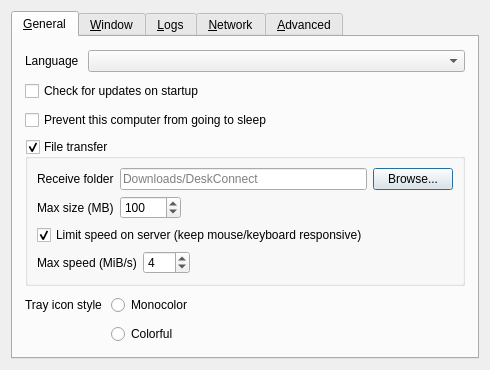
<?xml version="1.0" encoding="UTF-8"?>
<ui version="4.0">
 <class>SettingsDialog</class>
 <widget class="QDialog" name="SettingsDialog">
  <property name="geometry">
   <rect>
    <x>0</x>
    <y>0</y>
    <width>490</width>
    <height>326</height>
   </rect>
  </property>
  <property name="sizePolicy">
   <sizepolicy hsizetype="Maximum" vsizetype="Maximum">
    <horstretch>0</horstretch>
    <verstretch>0</verstretch>
   </sizepolicy>
  </property>
  <property name="windowTitle">
   <string>Preferences</string>
  </property>
  <property name="modal">
   <bool>true</bool>
  </property>
  <layout class="QVBoxLayout" name="verticalLayout_3">
   <item>
    <widget class="QTabWidget" name="tabWidget">
     <widget class="QWidget" name="tabGeneral">
      <attribute name="title">
       <string>&amp;General</string>
      </attribute>
      <layout class="QVBoxLayout" name="verticalLayout_6">
       <property name="spacing">
        <number>9</number>
       </property>
       <property name="leftMargin">
        <number>12</number>
       </property>
       <property name="topMargin">
        <number>12</number>
       </property>
       <property name="rightMargin">
        <number>12</number>
       </property>
       <property name="bottomMargin">
        <number>12</number>
       </property>
       <item>
        <spacer name="verticalSpacer_6">
         <property name="orientation">
          <enum>Qt::Orientation::Vertical</enum>
         </property>
         <property name="sizeHint" stdset="0">
          <size>
           <width>20</width>
           <height>0</height>
          </size>
         </property>
        </spacer>
       </item>
       <item>
        <layout class="QHBoxLayout" name="horizontalLayout_3">
         <item>
          <widget class="QLabel" name="lblLanguage">
           <property name="sizePolicy">
            <sizepolicy hsizetype="Maximum" vsizetype="Preferred">
             <horstretch>0</horstretch>
             <verstretch>0</verstretch>
            </sizepolicy>
           </property>
           <property name="text">
            <string>Language</string>
           </property>
          </widget>
         </item>
         <item>
          <widget class="QComboBox" name="comboLanguage"/>
         </item>
        </layout>
       </item>
       <item>
        <widget class="QCheckBox" name="cbAutoUpdate">
         <property name="text">
          <string>Check for updates on startup</string>
         </property>
        </widget>
       </item>
       <item>
        <widget class="QCheckBox" name="cbPreventSleep">
         <property name="text">
          <string>Prevent this computer from going to sleep</string>
         </property>
        </widget>
       </item>
       <item>
        <widget class="QGroupBox" name="groupFileTransfer">
         <property name="title">
          <string>File transfer</string>
         </property>
         <property name="checkable">
          <bool>true</bool>
         </property>
         <property name="checked">
          <bool>true</bool>
         </property>
         <layout class="QVBoxLayout" name="verticalLayoutFileTransfer">
          <item>
           <layout class="QHBoxLayout" name="horizontalLayoutFileTransferDir">
            <item>
             <widget class="QLabel" name="lblFileTransferDir">
              <property name="text">
               <string>Receive folder</string>
              </property>
             </widget>
            </item>
            <item>
             <widget class="QLineEdit" name="lineFileTransferDir">
              <property name="placeholderText">
               <string>Downloads/DeskConnect</string>
              </property>
             </widget>
            </item>
            <item>
             <widget class="QPushButton" name="btnBrowseFileTransferDir">
              <property name="text">
               <string>Browse...</string>
              </property>
             </widget>
            </item>
           </layout>
          </item>
          <item>
           <layout class="QHBoxLayout" name="horizontalLayoutFileTransferSize">
            <item>
             <widget class="QLabel" name="lblFileTransferMax">
              <property name="text">
               <string>Max size (MB)</string>
              </property>
             </widget>
            </item>
            <item>
             <widget class="QSpinBox" name="sbFileTransferMaxMb">
              <property name="minimum">
               <number>1</number>
              </property>
              <property name="maximum">
               <number>10240</number>
              </property>
              <property name="value">
               <number>100</number>
              </property>
             </widget>
            </item>
            <item>
             <spacer name="horizontalSpacerFileTransferSize">
              <property name="orientation">
               <enum>Qt::Orientation::Horizontal</enum>
              </property>
              <property name="sizeHint" stdset="0">
               <size>
                <width>40</width>
                <height>20</height>
               </size>
              </property>
             </spacer>
            </item>
           </layout>
          </item>
          <item>
           <widget class="QCheckBox" name="cbFileTransferLimitSpeed">
            <property name="toolTip">
             <string>Only applies on the server (keyboard/mouse host). Slow transfers so mouse and keyboard stay usable. Uncheck for maximum speed.</string>
            </property>
            <property name="text">
             <string>Limit speed on server (keep mouse/keyboard responsive)</string>
            </property>
            <property name="checked">
             <bool>true</bool>
            </property>
           </widget>
          </item>
          <item>
           <layout class="QHBoxLayout" name="horizontalLayoutFileTransferSpeed">
            <item>
             <widget class="QLabel" name="lblFileTransferMaxSpeed">
              <property name="text">
               <string>Max speed (MiB/s)</string>
              </property>
             </widget>
            </item>
            <item>
             <widget class="QSpinBox" name="sbFileTransferMaxSpeedMibs">
              <property name="toolTip">
               <string>Target upload rate while speed limiting is enabled</string>
              </property>
              <property name="minimum">
               <number>1</number>
              </property>
              <property name="maximum">
               <number>100</number>
              </property>
              <property name="value">
               <number>4</number>
              </property>
             </widget>
            </item>
            <item>
             <spacer name="horizontalSpacerFileTransferSpeed">
              <property name="orientation">
               <enum>Qt::Orientation::Horizontal</enum>
              </property>
              <property name="sizeHint" stdset="0">
               <size>
                <width>40</width>
                <height>20</height>
               </size>
              </property>
             </spacer>
            </item>
           </layout>
          </item>
         </layout>
        </widget>
       </item>
       <item>
        <layout class="QFormLayout" name="formLayout">
         <item row="1" column="1">
          <widget class="QRadioButton" name="rbIconColorful">
           <property name="text">
            <string>Colorful</string>
           </property>
          </widget>
         </item>
         <item row="0" column="1">
          <widget class="QRadioButton" name="rbIconMono">
           <property name="text">
            <string>Monocolor</string>
           </property>
          </widget>
         </item>
         <item row="0" column="0">
          <widget class="QLabel" name="lblTrayIconStyle">
           <property name="text">
            <string>Tray icon style</string>
           </property>
          </widget>
         </item>
        </layout>
       </item>
       <item>
        <spacer name="verticalSpacer_3">
         <property name="orientation">
          <enum>Qt::Orientation::Vertical</enum>
         </property>
         <property name="sizeHint" stdset="0">
          <size>
           <width>20</width>
           <height>0</height>
          </size>
         </property>
        </spacer>
       </item>
      </layout>
     </widget>
     <widget class="QWidget" name="tabWindow">
      <attribute name="title">
       <string>&amp;Window</string>
      </attribute>
      <layout class="QVBoxLayout" name="verticalLayout_14">
       <property name="spacing">
        <number>9</number>
       </property>
       <property name="leftMargin">
        <number>12</number>
       </property>
       <property name="topMargin">
        <number>12</number>
       </property>
       <property name="rightMargin">
        <number>12</number>
       </property>
       <property name="bottomMargin">
        <number>12</number>
       </property>
       <item>
        <spacer name="verticalSpacer_7">
         <property name="orientation">
          <enum>Qt::Orientation::Vertical</enum>
         </property>
         <property name="sizeHint" stdset="0">
          <size>
           <width>20</width>
           <height>0</height>
          </size>
         </property>
        </spacer>
       </item>
       <item>
        <layout class="QFormLayout" name="formLayout_2">
         <property name="labelAlignment">
          <set>Qt::AlignmentFlag::AlignRight|Qt::AlignmentFlag::AlignTrailing|Qt::AlignmentFlag::AlignVCenter</set>
         </property>
         <item row="0" column="0">
          <widget class="QLabel" name="label_3">
           <property name="text">
            <string>When the application starts</string>
           </property>
          </widget>
         </item>
         <item row="0" column="1">
          <widget class="QWidget" name="widget" native="true">
           <layout class="QVBoxLayout" name="verticalLayout_2">
            <item>
             <widget class="QRadioButton" name="rbShowOnStart">
              <property name="text">
               <string>Show the main window</string>
              </property>
             </widget>
            </item>
            <item>
             <widget class="QRadioButton" name="rbAutoHide">
              <property name="text">
               <string>Send to background</string>
              </property>
             </widget>
            </item>
           </layout>
          </widget>
         </item>
         <item row="1" column="0">
          <widget class="QLabel" name="label">
           <property name="text">
            <string>When the main window is closed</string>
           </property>
           <property name="alignment">
            <set>Qt::AlignmentFlag::AlignRight|Qt::AlignmentFlag::AlignTrailing|Qt::AlignmentFlag::AlignVCenter</set>
           </property>
          </widget>
         </item>
         <item row="1" column="1">
          <widget class="QWidget" name="widget_2" native="true">
           <layout class="QVBoxLayout" name="verticalLayout_13">
            <item>
             <widget class="QRadioButton" name="rbExitOnClose">
              <property name="text">
               <string>Exit</string>
              </property>
             </widget>
            </item>
            <item>
             <widget class="QRadioButton" name="rbCloseToTray">
              <property name="text">
               <string>Send to background</string>
              </property>
             </widget>
            </item>
           </layout>
          </widget>
         </item>
        </layout>
       </item>
       <item>
        <widget class="QCheckBox" name="cbShowVersion">
         <property name="text">
          <string>Include version in the window title</string>
         </property>
        </widget>
       </item>
       <item>
        <widget class="QCheckBox" name="cbLaunchAtLogin">
         <property name="toolTip">
          <string>Start the application automatically when you log in to this computer</string>
         </property>
         <property name="text">
          <string>Launch at login</string>
         </property>
        </widget>
       </item>
       <item>
        <spacer name="verticalSpacer_11">
         <property name="orientation">
          <enum>Qt::Orientation::Vertical</enum>
         </property>
         <property name="sizeHint" stdset="0">
          <size>
           <width>20</width>
           <height>0</height>
          </size>
         </property>
        </spacer>
       </item>
      </layout>
     </widget>
     <widget class="QWidget" name="tabLog">
      <attribute name="title">
       <string>&amp;Logs</string>
      </attribute>
      <layout class="QVBoxLayout" name="verticalLayout">
       <property name="spacing">
        <number>9</number>
       </property>
       <property name="leftMargin">
        <number>12</number>
       </property>
       <property name="topMargin">
        <number>12</number>
       </property>
       <property name="rightMargin">
        <number>12</number>
       </property>
       <property name="bottomMargin">
        <number>12</number>
       </property>
       <item>
        <spacer name="verticalSpacer_8">
         <property name="orientation">
          <enum>Qt::Orientation::Vertical</enum>
         </property>
         <property name="sizeHint" stdset="0">
          <size>
           <width>20</width>
           <height>0</height>
          </size>
         </property>
        </spacer>
       </item>
       <item>
        <layout class="QHBoxLayout" name="horizontalLayout_4">
         <item>
          <widget class="QLabel" name="lblLogLevel">
           <property name="sizePolicy">
            <sizepolicy hsizetype="Maximum" vsizetype="Fixed">
             <horstretch>0</horstretch>
             <verstretch>0</verstretch>
            </sizepolicy>
           </property>
           <property name="text">
            <string>Level</string>
           </property>
          </widget>
         </item>
         <item>
          <widget class="QComboBox" name="comboLogLevel"/>
         </item>
        </layout>
       </item>
       <item>
        <widget class="QLabel" name="lblDebugWarning">
         <property name="text">
          <string>Using a log level higher than Info may affect performance.</string>
         </property>
         <property name="wordWrap">
          <bool>true</bool>
         </property>
        </widget>
       </item>
       <item>
        <widget class="QGroupBox" name="groupLogToFile">
         <property name="title">
          <string>Log to file</string>
         </property>
         <property name="checkable">
          <bool>true</bool>
         </property>
         <layout class="QHBoxLayout" name="horizontalLayout_2">
          <item>
           <widget class="QWidget" name="widgetLogFilename" native="true">
            <property name="sizePolicy">
             <sizepolicy hsizetype="Preferred" vsizetype="Maximum">
              <horstretch>0</horstretch>
              <verstretch>0</verstretch>
             </sizepolicy>
            </property>
            <layout class="QHBoxLayout" name="_4">
             <property name="spacing">
              <number>3</number>
             </property>
             <property name="leftMargin">
              <number>0</number>
             </property>
             <property name="topMargin">
              <number>0</number>
             </property>
             <property name="rightMargin">
              <number>0</number>
             </property>
             <property name="bottomMargin">
              <number>0</number>
             </property>
             <item>
              <widget class="QLabel" name="labelLogPath">
               <property name="sizePolicy">
                <sizepolicy hsizetype="Preferred" vsizetype="Fixed">
                 <horstretch>0</horstretch>
                 <verstretch>0</verstretch>
                </sizepolicy>
               </property>
               <property name="text">
                <string>Log path</string>
               </property>
              </widget>
             </item>
             <item>
              <spacer name="horizontalSpacer_7">
               <property name="orientation">
                <enum>Qt::Orientation::Horizontal</enum>
               </property>
               <property name="sizeType">
                <enum>QSizePolicy::Policy::Minimum</enum>
               </property>
               <property name="sizeHint" stdset="0">
                <size>
                 <width>17</width>
                 <height>25</height>
                </size>
               </property>
              </spacer>
             </item>
             <item>
              <widget class="QLineEdit" name="lineLogFilename">
               <property name="enabled">
                <bool>true</bool>
               </property>
               <property name="sizePolicy">
                <sizepolicy hsizetype="Expanding" vsizetype="Fixed">
                 <horstretch>0</horstretch>
                 <verstretch>0</verstretch>
                </sizepolicy>
               </property>
              </widget>
             </item>
             <item>
              <widget class="QPushButton" name="btnBrowseLog">
               <property name="enabled">
                <bool>true</bool>
               </property>
               <property name="cursor">
                <cursorShape>PointingHandCursor</cursorShape>
               </property>
               <property name="text">
                <string/>
               </property>
               <property name="icon">
                <iconset theme="QIcon::ThemeIcon::DocumentOpen"/>
               </property>
               <property name="flat">
                <bool>true</bool>
               </property>
              </widget>
             </item>
            </layout>
           </widget>
          </item>
         </layout>
        </widget>
       </item>
       <item>
        <widget class="QCheckBox" name="cbGuiDebug">
         <property name="text">
          <string>Enable GUI debug messages</string>
         </property>
        </widget>
       </item>
       <item>
        <spacer name="verticalSpacer_4">
         <property name="orientation">
          <enum>Qt::Orientation::Vertical</enum>
         </property>
         <property name="sizeHint" stdset="0">
          <size>
           <width>20</width>
           <height>0</height>
          </size>
         </property>
        </spacer>
       </item>
      </layout>
     </widget>
     <widget class="QWidget" name="tabNetwork">
      <attribute name="title">
       <string>&amp;Network</string>
      </attribute>
      <layout class="QVBoxLayout" name="verticalLayout_7">
       <property name="spacing">
        <number>9</number>
       </property>
       <property name="leftMargin">
        <number>12</number>
       </property>
       <property name="topMargin">
        <number>12</number>
       </property>
       <property name="rightMargin">
        <number>12</number>
       </property>
       <property name="bottomMargin">
        <number>12</number>
       </property>
       <item>
        <spacer name="verticalSpacer_9">
         <property name="orientation">
          <enum>Qt::Orientation::Vertical</enum>
         </property>
         <property name="sizeHint" stdset="0">
          <size>
           <width>20</width>
           <height>0</height>
          </size>
         </property>
        </spacer>
       </item>
       <item>
        <layout class="QHBoxLayout" name="horizontalLayout">
         <item>
          <widget class="QLabel" name="lblNetworkIp">
           <property name="sizePolicy">
            <sizepolicy hsizetype="Maximum" vsizetype="Fixed">
             <horstretch>0</horstretch>
             <verstretch>0</verstretch>
            </sizepolicy>
           </property>
           <property name="text">
            <string>Network IP</string>
           </property>
          </widget>
         </item>
         <item>
          <widget class="QComboBox" name="comboInterface">
           <property name="sizePolicy">
            <sizepolicy hsizetype="Maximum" vsizetype="Fixed">
             <horstretch>0</horstretch>
             <verstretch>0</verstretch>
            </sizepolicy>
           </property>
           <item>
            <property name="text">
             <string>Automatic</string>
            </property>
           </item>
          </widget>
         </item>
         <item>
          <spacer name="horizontalSpacer">
           <property name="orientation">
            <enum>Qt::Orientation::Horizontal</enum>
           </property>
           <property name="sizeType">
            <enum>QSizePolicy::Policy::Expanding</enum>
           </property>
           <property name="sizeHint" stdset="0">
            <size>
             <width>25</width>
             <height>20</height>
            </size>
           </property>
          </spacer>
         </item>
        </layout>
       </item>
       <item>
        <layout class="QHBoxLayout" name="horizontalLayout_6">
         <item>
          <widget class="QLabel" name="lblPort">
           <property name="sizePolicy">
            <sizepolicy hsizetype="Maximum" vsizetype="Fixed">
             <horstretch>0</horstretch>
             <verstretch>0</verstretch>
            </sizepolicy>
           </property>
           <property name="text">
            <string>Port</string>
           </property>
          </widget>
         </item>
         <item>
          <widget class="QSpinBox" name="sbPort">
           <property name="enabled">
            <bool>true</bool>
           </property>
           <property name="sizePolicy">
            <sizepolicy hsizetype="Maximum" vsizetype="Fixed">
             <horstretch>0</horstretch>
             <verstretch>0</verstretch>
            </sizepolicy>
           </property>
           <property name="maximum">
            <number>65535</number>
           </property>
           <property name="value">
            <number>24800</number>
           </property>
          </widget>
         </item>
         <item>
          <spacer name="horizontalSpacer_3">
           <property name="orientation">
            <enum>Qt::Orientation::Horizontal</enum>
           </property>
           <property name="sizeHint" stdset="0">
            <size>
             <width>40</width>
             <height>20</height>
            </size>
           </property>
          </spacer>
         </item>
        </layout>
       </item>
       <item>
        <widget class="QGroupBox" name="groupSecurity">
         <property name="sizePolicy">
          <sizepolicy hsizetype="Preferred" vsizetype="Maximum">
           <horstretch>0</horstretch>
           <verstretch>0</verstretch>
          </sizepolicy>
         </property>
         <property name="title">
          <string>Enable TLS Encryption</string>
         </property>
         <property name="checkable">
          <bool>true</bool>
         </property>
         <property name="checked">
          <bool>false</bool>
         </property>
         <layout class="QVBoxLayout" name="_11">
          <item>
           <widget class="QWidget" name="widgetTlsCert" native="true">
            <layout class="QHBoxLayout" name="_12">
             <property name="leftMargin">
              <number>0</number>
             </property>
             <property name="topMargin">
              <number>0</number>
             </property>
             <property name="rightMargin">
              <number>0</number>
             </property>
             <property name="bottomMargin">
              <number>0</number>
             </property>
             <item>
              <widget class="QLabel" name="lblTlsCertInfo">
               <property name="text">
                <string notr="true"/>
               </property>
              </widget>
             </item>
             <item>
              <widget class="QLabel" name="lblTlsCert">
               <property name="sizePolicy">
                <sizepolicy hsizetype="Preferred" vsizetype="Fixed">
                 <horstretch>0</horstretch>
                 <verstretch>0</verstretch>
                </sizepolicy>
               </property>
               <property name="text">
                <string>Certificate</string>
               </property>
              </widget>
             </item>
             <item>
              <widget class="QLineEdit" name="lineTlsCertPath">
               <property name="minimumSize">
                <size>
                 <width>0</width>
                 <height>0</height>
                </size>
               </property>
              </widget>
             </item>
             <item>
              <widget class="QPushButton" name="btnTlsCertPath">
               <property name="cursor">
                <cursorShape>PointingHandCursor</cursorShape>
               </property>
               <property name="text">
                <string/>
               </property>
               <property name="icon">
                <iconset theme="QIcon::ThemeIcon::DocumentOpen"/>
               </property>
               <property name="flat">
                <bool>true</bool>
               </property>
              </widget>
             </item>
            </layout>
           </widget>
          </item>
          <item>
           <layout class="QHBoxLayout" name="horizontalLayout_5">
            <property name="topMargin">
             <number>0</number>
            </property>
            <item>
             <widget class="QLabel" name="lblTlsKeyLength">
              <property name="sizePolicy">
               <sizepolicy hsizetype="Preferred" vsizetype="Fixed">
                <horstretch>0</horstretch>
                <verstretch>0</verstretch>
               </sizepolicy>
              </property>
              <property name="text">
               <string>Key length</string>
              </property>
             </widget>
            </item>
            <item>
             <widget class="QComboBox" name="comboTlsKeyLength">
              <item>
               <property name="text">
                <string notr="true">2048</string>
               </property>
              </item>
              <item>
               <property name="text">
                <string notr="true">4096</string>
               </property>
              </item>
             </widget>
            </item>
            <item>
             <spacer name="horizontalSpacer_2">
              <property name="orientation">
               <enum>Qt::Orientation::Horizontal</enum>
              </property>
              <property name="sizeHint" stdset="0">
               <size>
                <width>40</width>
                <height>20</height>
               </size>
              </property>
             </spacer>
            </item>
            <item>
             <widget class="QPushButton" name="btnTlsRegenCert">
              <property name="text">
               <string>Regenerate certificate</string>
              </property>
              <property name="icon">
               <iconset theme="QIcon::ThemeIcon::ViewRefresh"/>
              </property>
             </widget>
            </item>
           </layout>
          </item>
          <item>
           <widget class="QCheckBox" name="cbRequireClientCert">
            <property name="text">
             <string>Require client certificates</string>
            </property>
           </widget>
          </item>
          <item>
           <spacer name="verticalSpacer_2">
            <property name="orientation">
             <enum>Qt::Orientation::Vertical</enum>
            </property>
            <property name="sizeHint" stdset="0">
             <size>
              <width>20</width>
              <height>0</height>
             </size>
            </property>
           </spacer>
          </item>
         </layout>
        </widget>
       </item>
       <item>
        <spacer name="verticalSpacer_5">
         <property name="orientation">
          <enum>Qt::Orientation::Vertical</enum>
         </property>
         <property name="sizeHint" stdset="0">
          <size>
           <width>20</width>
           <height>0</height>
          </size>
         </property>
        </spacer>
       </item>
      </layout>
     </widget>
     <widget class="QWidget" name="tabAdvanced">
      <attribute name="title">
       <string>&amp;Advanced</string>
      </attribute>
      <layout class="QVBoxLayout" name="verticalLayout_4">
       <property name="spacing">
        <number>9</number>
       </property>
       <property name="leftMargin">
        <number>12</number>
       </property>
       <property name="topMargin">
        <number>12</number>
       </property>
       <property name="rightMargin">
        <number>12</number>
       </property>
       <property name="bottomMargin">
        <number>12</number>
       </property>
       <item>
        <spacer name="verticalSpacer_10">
         <property name="orientation">
          <enum>Qt::Orientation::Vertical</enum>
         </property>
         <property name="sizeHint" stdset="0">
          <size>
           <width>20</width>
           <height>0</height>
          </size>
         </property>
        </spacer>
       </item>
       <item>
        <widget class="QGroupBox" name="groupService">
         <property name="enabled">
          <bool>true</bool>
         </property>
         <property name="title">
          <string>Use background service (daemon)</string>
         </property>
         <property name="checkable">
          <bool>true</bool>
         </property>
         <property name="checked">
          <bool>false</bool>
         </property>
         <layout class="QGridLayout" name="_6">
          <item row="1" column="0">
           <widget class="QCheckBox" name="cbElevateDaemon">
            <property name="text">
             <string>Always run as system (work at login screen and UAC)</string>
            </property>
            <property name="autoExclusive">
             <bool>false</bool>
            </property>
           </widget>
          </item>
         </layout>
        </widget>
       </item>
       <item>
        <layout class="QFormLayout" name="formLayout_3">
         <property name="fieldGrowthPolicy">
          <enum>QFormLayout::FieldGrowthPolicy::ExpandingFieldsGrow</enum>
         </property>
         <property name="rowWrapPolicy">
          <enum>QFormLayout::RowWrapPolicy::DontWrapRows</enum>
         </property>
         <property name="labelAlignment">
          <set>Qt::AlignmentFlag::AlignLeading|Qt::AlignmentFlag::AlignLeft|Qt::AlignmentFlag::AlignVCenter</set>
         </property>
         <property name="formAlignment">
          <set>Qt::AlignmentFlag::AlignHCenter|Qt::AlignmentFlag::AlignTop</set>
         </property>
         <item row="0" column="0">
          <widget class="QCheckBox" name="cbRunEnterCommand">
           <property name="text">
            <string>Run command on enter</string>
           </property>
          </widget>
         </item>
         <item row="0" column="1">
          <widget class="QLineEdit" name="lineCommandEnter"/>
         </item>
         <item row="1" column="0">
          <widget class="QCheckBox" name="cbRunExitCommand">
           <property name="text">
            <string>Run command on exit</string>
           </property>
          </widget>
         </item>
         <item row="1" column="1">
          <widget class="QLineEdit" name="lineCommandExit"/>
         </item>
        </layout>
       </item>
       <item>
        <spacer name="verticalSpacer">
         <property name="orientation">
          <enum>Qt::Orientation::Vertical</enum>
         </property>
         <property name="sizeHint" stdset="0">
          <size>
           <width>20</width>
           <height>0</height>
          </size>
         </property>
        </spacer>
       </item>
       <item>
        <widget class="QPushButton" name="btnClearAllSettings">
         <property name="text">
          <string>Remove all settings</string>
         </property>
        </widget>
       </item>
      </layout>
     </widget>
    </widget>
   </item>
  </layout>
 </widget>
 <resources/>
 <connections/>
</ui>
